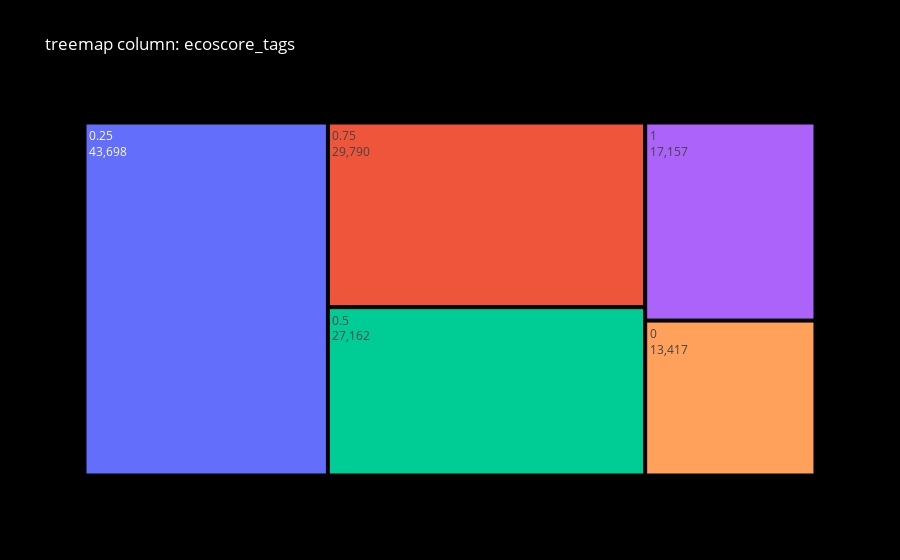
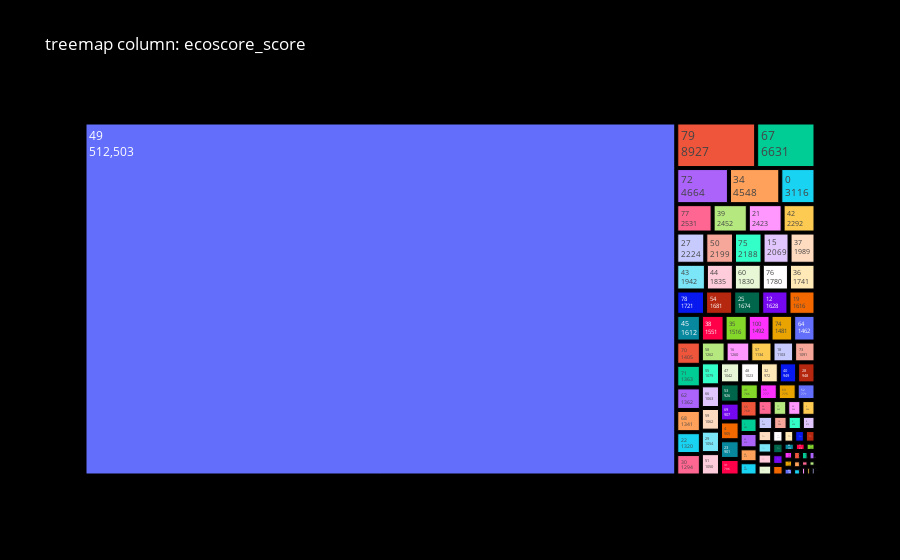
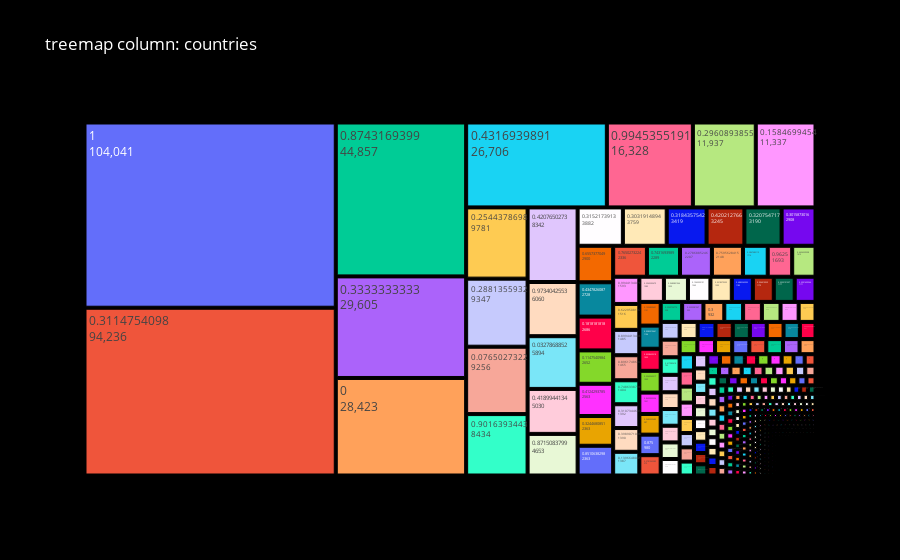
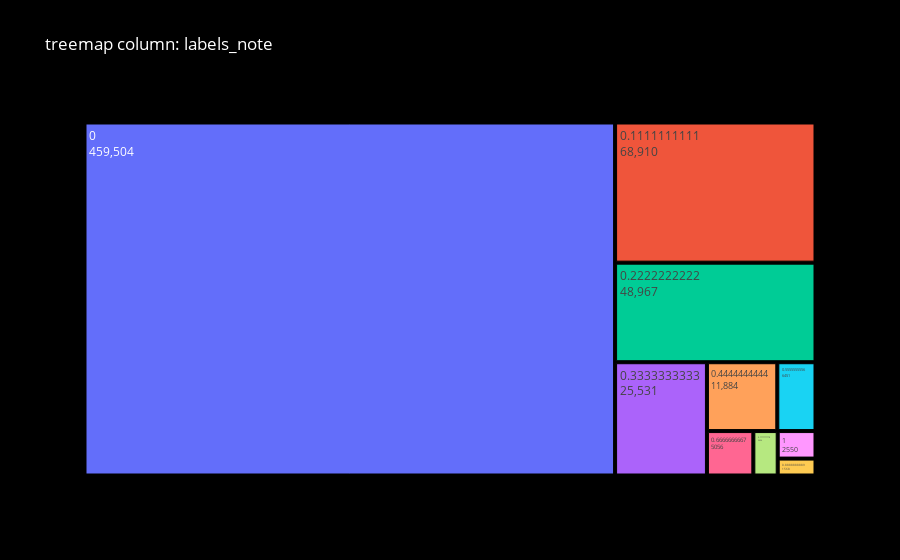

The notebook cell saved with these charts, in order:
### Code cell
colonnes_a_travailler = ['ecoscore_tags', 'ecoscore_score', 'countries', 'labels_note']  
df = load_jsonl_to_dataframe(file_path)
for column in colonnes_a_travailler:
    create_treemap_for_column(df, column)

### Figure 1 — Plotly figure (JSON) as saved in the notebook; plotly's stock layout.template omitted (floating-point values rounded to 4 significant figures)
{"data": [{"labels": [0.25, 0.75, 0.5, 1, 0, 0.3333, 0.6667], "parents": ["", "", "", "", "", "", ""], "textinfo": "label+value", "type": "treemap", "values": [43698, 29790, 27162, 17157, 13417, 1, 1]}], "layout": {"font": {"color": "white"}, "paper_bgcolor": "black", "plot_bgcolor": "grey", "title": {"text": "treemap column: ecoscore_tags"}}}

### Figure 2 — Plotly figure (JSON) as saved in the notebook; plotly's stock layout.template omitted (floating-point values rounded to 4 significant figures)
{"data": [{"labels": [49, 79, 67, 72, 34, 0, 77, 39, 21, 42, 27, 50, 75, 15, 37, 43, 44, 60, 76, 36, 78, 54, 25, 12, 19, 45, 38, 35, 100, 74, 64, 70, 71, 62, 68, 22, 30, 58, 16, 57, 18, 73, 55, 66, 59, 29, 51, 47, 48, 32, 40, 28, 53, 69, 4, 23, 31, 41, 56, 63, 52, 65, 9, 24, 46, 33, 26, 17, 20, 6, 2, 14, 5, 8, 81, 61, 85, 3, 13, 83, 1, 80, 91, 82, 90, 88, 11, 84, 10, 92, 89, 94, 87, 7, 93, 86, 96, 97, 95, 98, 99, 78.42], "parents": ["", "", "", "", "", "", "", "", "", "", "", "", "", "", "", "", "", "", "", "", "", "", "", "", "", "", "", "", "", "", "", "", "", "", "", "", "", "", "", "", "", "", "", "", "", "", "", "", "", "", "", "", "", "", "", "", "", "", "", "", "", "", "", "", "", "", "", "", "", "", "", "", "", "", "", "", "", "", "", "", "", "", "", "", "", "", "", "", "", "", "", "", "", "", "", "", "", "", "", "", "", ""], "textinfo": "label+value", "type": "treemap", "values": [512503, 8927, 6631, 4664, 4548, 3116, 2531, 2452, 2423, 2292, 2224, 2199, 2188, 2069, 1989, 1942, 1835, 1830, 1780, 1741, 1721, 1681, 1674, 1628, 1616, 1612, 1551, 1516, 1492, 1481, 1462, 1405, 1363, 1362, 1341, 1320, 1294, 1262, 1260, 1134, 1103, 1091, 1079, 1063, 1062, 1054, 1050, 1042, 1023, 972, 949, 948, 926, 907, 905, 901, 796, 786, 777, 775, 771, 768, 682, 674, 612, 584, 583, 563, 546, 544, 544, 504, 498, 475, 436, 409, 397, 391, 349, 333, 330, 329, 322, 299, 294, 230, 219, 201, 201, 191, 182, 181, 175, 160, 154, 141, 117, 109, 109, 101, 100, 1]}], "layout": {"font": {"color": "white"}, "paper_bgcolor": "black", "plot_bgcolor": "grey", "title": {"text": "treemap column: ecoscore_score"}}}

### Figure 3 — Plotly figure (JSON) as saved in the notebook; plotly's stock layout.template omitted (floating-point values rounded to 4 significant figures; data arrays with more than 128 entries replaced by an {"elided": "..."} marker saying what was removed)
{"data": [{"labels": {"elided": "888 float values"}, "parents": {"elided": "888 str values"}, "textinfo": "label+value", "type": "treemap", "values": {"elided": "888 int values"}}], "layout": {"font": {"color": "white"}, "paper_bgcolor": "black", "plot_bgcolor": "grey", "title": {"text": "treemap column: countries"}}}

### Figure 4 — Plotly figure (JSON) as saved in the notebook; plotly's stock layout.template omitted (floating-point values rounded to 4 significant figures)
{"data": [{"labels": [0, 0.1111, 0.2222, 0.3333, 0.4444, 0.5556, 0.6667, 0.7778, 1, 0.8889], "parents": ["", "", "", "", "", "", "", "", "", ""], "textinfo": "label+value", "type": "treemap", "values": [459504, 68910, 48967, 25531, 11884, 6451, 5056, 2656, 2550, 1568]}], "layout": {"font": {"color": "white"}, "paper_bgcolor": "black", "plot_bgcolor": "grey", "title": {"text": "treemap column: labels_note"}}}
